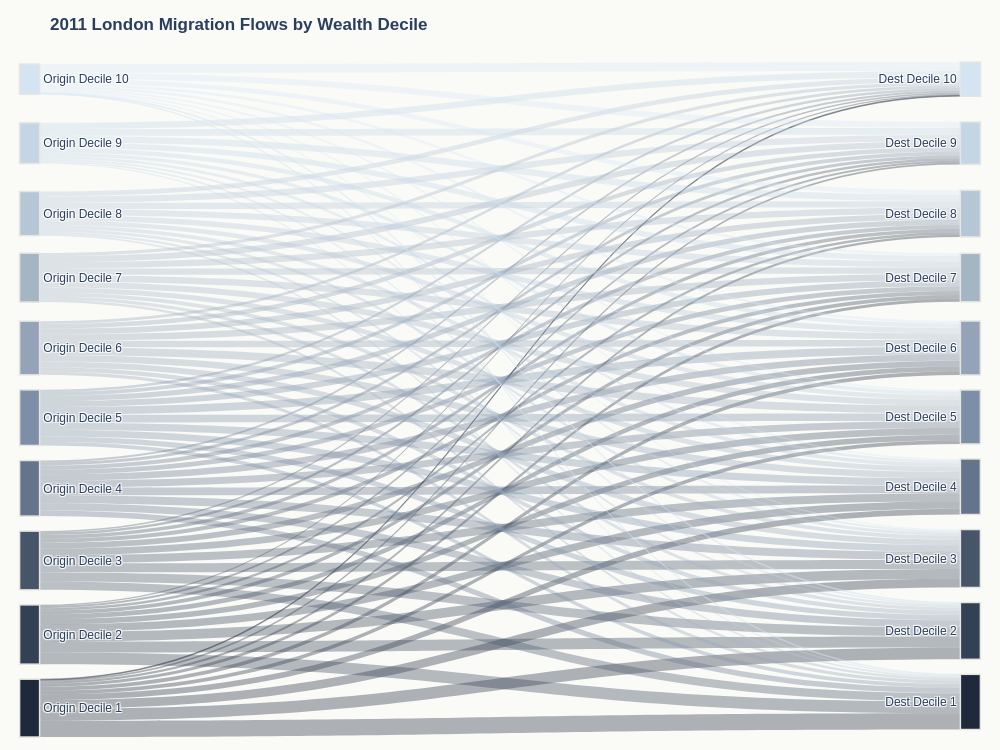
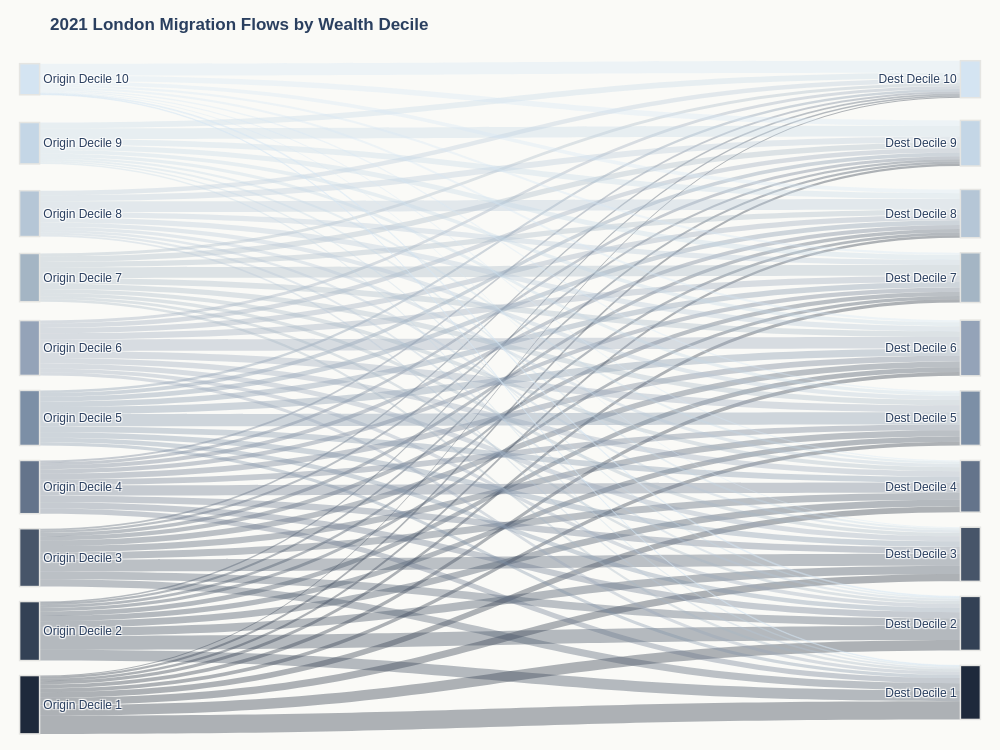

The notebook cell saved with these charts, in order:
### Code cell
def plot_styled_sankey(london_flow, count_col, title):
    """
    Generates a Plotly Sankey diagram styled to match the HTML dashboard.
    Forces Decile 10 to the top and Decile 1 to the bottom.
    """
    # 1. Aggregate actual migration volume
    flow_agg = london_flow.groupby(['Origin_Decile', 'Dest_Decile'])[count_col].sum().reset_index()
    
    # 2. Map nodes (0-9 for Origins, 10-19 for Destinations)
    flow_agg['source'] = flow_agg['Origin_Decile'].astype(int) - 1
    flow_agg['target'] = flow_agg['Dest_Decile'].astype(int) - 1 + 10
    
    # 3. Exact color palette from your HTML file (Decile 1 -> Decile 10)
    dec_colors_hex = [
        '#1e293b', '#334155', '#475569', '#64748b', '#7c8fa6', 
        '#94a3b8', '#a4b5c4', '#b5c6d6', '#c4d6e6', '#d4e4f2' 
    ]
    
    labels = [f"Origin Decile {i}" for i in range(1, 11)] + \
             [f"Dest Decile {i}" for i in range(1, 11)]
             
    node_colors = dec_colors_hex + dec_colors_hex
    
    # Helper function to convert Hex to RGBA for transparent links
    def hex_to_rgba(hex_color, alpha=0.35):
        rgb = mcolors.hex2color(hex_color)
        return f"rgba({int(rgb[0]*255)}, {int(rgb[1]*255)}, {int(rgb[2]*255)}, {alpha})"
        
    link_colors = [hex_to_rgba(dec_colors_hex[src]) for src in flow_agg['source']]

    # 4. Force Node Positions (Plotly coordinates: 0 is top/left, 1 is bottom/right)
    # Decile 1 (Index 0) at the bottom (y=1.0) and Decile 10 (Index 9) at the top (y=0.0)
    y_positions = [0.97, 0.86, 0.76, 0.65, 0.55, 0.45, 0.34, 0.24, 0.13, 0.03]
    
    # Duplicate for left side (origins) and right side (destinations)
    x_coords = [0.01] * 10 + [0.99] * 10
    y_coords = y_positions + y_positions

    # 5. Build the Sankey Diagram
    fig = go.Figure(data=[go.Sankey(
        arrangement="snap", # Tells Plotly to respect our manual x/y coordinates
        valueformat=",.0f",
        valuesuffix="<br>migrants",
        node=dict(
            pad=15,
            thickness=20,
            line=dict(color="#e5e5e2", width=1.5), 
            label=labels,
            color=node_colors,
            x=x_coords,
            y=y_coords
        ),
        link=dict(
            source=flow_agg['source'],
            target=flow_agg['target'],
            value=flow_agg[count_col],
            color=link_colors
        )
    )])

    # 6. Format layout to match HTML CSS
    fig.update_layout(
        title_text=title, 
        font_family="DM Sans, sans-serif", 
        font_size=12,
        height=750,
        width=1000,
        plot_bgcolor="#fafaf7",  
        paper_bgcolor="#fafaf7", 
        margin=dict(l=20, r=20, t=60, b=50) 
    )
    
    fig.show()
    return fig
    
click_js = """
// The element ID must match the div_id we set in write_html
var plot = document.getElementById('sankey-chart');

plot.on('plotly_click', function(data) {
    if(data.points.length > 0) {
        var pt = data.points[0];
        
        // Plotly returns different data depending on if you click a link (flow) or a node
        if (pt.hasOwnProperty('source')) {
            // User clicked a flow (link)
            var msg = 'Clicked Flow!\\n' +
                      'From: ' + pt.source.label + '\\n' +
                      'To: ' + pt.target.label + '\\n' +
                      'Migrants: ' + pt.value;
            alert(msg);
            console.log("Flow Data:", pt);
        } else {
            // User clicked a node (the vertical bars)
            alert('Clicked Node: ' + pt.label);
            console.log("Node Data:", pt);
        }
    }
});
"""

# ==========================================
# Generate Figure 2: 2011 OD Sankey
# ==========================================
fig_2011 = plot_styled_sankey(
    london_flow=london_flow_2011, 
    count_col='count', 
    title="<b>2011 London Migration Flows by Wealth Decile</b>"
)

# Save as an interactive webpage
fig_2011.write_html(
    OUTPUT_DIR / "london_migration_2011_clickable.html",
    div_id="sankey-chart",      # Give the plot div a specific ID
    post_script=click_js        # Inject the JavaScript
)

# Save as a static high-res image
fig_2011.write_image(OUTPUT_DIR / "london_migration_2011.png", scale=2)

# ==========================================
# Generate Figure 3: 2021 OD Sankey
# ==========================================
fig_2021 = plot_styled_sankey(
    london_flow=london_flow_2021, 
    count_col=COUNT_COL_2021, 
    title="<b>2021 London Migration Flows by Wealth Decile</b>"
)

fig_2021.write_html(
    OUTPUT_DIR / "london_migration_2021_clickable.html",
    div_id="sankey-chart",      # Give the plot div a specific ID
    post_script=click_js        # Inject the JavaScript
)
fig_2021.write_image(OUTPUT_DIR / "london_migration_2021.png", scale=2)

### Figure 1 — Plotly figure (JSON) as saved in the notebook; plotly's stock layout.template omitted (floating-point values rounded to 4 significant figures)
{"data": [{"arrangement": "snap", "link": {"color": ["rgba(30, 41, 59, 0.35)", "rgba(30, 41, 59, 0.35)", "rgba(30, 41, 59, 0.35)", "rgba(30, 41, 59, 0.35)", "rgba(30, 41, 59, 0.35)", "rgba(30, 41, 59, 0.35)", "rgba(30, 41, 59, 0.35)", "rgba(30, 41, 59, 0.35)", "rgba(30, 41, 59, 0.35)", "rgba(30, 41, 59, 0.35)", "rgba(51, 65, 85, 0.35)", "rgba(51, 65, 85, 0.35)", "rgba(51, 65, 85, 0.35)", "rgba(51, 65, 85, 0.35)", "rgba(51, 65, 85, 0.35)", "rgba(51, 65, 85, 0.35)", "rgba(51, 65, 85, 0.35)", "rgba(51, 65, 85, 0.35)", "rgba(51, 65, 85, 0.35)", "rgba(51, 65, 85, 0.35)", "rgba(71, 85, 105, 0.35)", "rgba(71, 85, 105, 0.35)", "rgba(71, 85, 105, 0.35)", "rgba(71, 85, 105, 0.35)", "rgba(71, 85, 105, 0.35)", "rgba(71, 85, 105, 0.35)", "rgba(71, 85, 105, 0.35)", "rgba(71, 85, 105, 0.35)", "rgba(71, 85, 105, 0.35)", "rgba(71, 85, 105, 0.35)", "rgba(100, 116, 139, 0.35)", "rgba(100, 116, 139, 0.35)", "rgba(100, 116, 139, 0.35)", "rgba(100, 116, 139, 0.35)", "rgba(100, 116, 139, 0.35)", "rgba(100, 116, 139, 0.35)", "rgba(100, 116, 139, 0.35)", "rgba(100, 116, 139, 0.35)", "rgba(100, 116, 139, 0.35)", "rgba(100, 116, 139, 0.35)", "rgba(124, 143, 166, 0.35)", "rgba(124, 143, 166, 0.35)", "rgba(124, 143, 166, 0.35)", "rgba(124, 143, 166, 0.35)", "rgba(124, 143, 166, 0.35)", "rgba(124, 143, 166, 0.35)", "rgba(124, 143, 166, 0.35)", "rgba(124, 143, 166, 0.35)", "rgba(124, 143, 166, 0.35)", "rgba(124, 143, 166, 0.35)", "rgba(148, 163, 184, 0.35)", "rgba(148, 163, 184, 0.35)", "rgba(148, 163, 184, 0.35)", "rgba(148, 163, 184, 0.35)", "rgba(148, 163, 184, 0.35)", "rgba(148, 163, 184, 0.35)", "rgba(148, 163, 184, 0.35)", "rgba(148, 163, 184, 0.35)", "rgba(148, 163, 184, 0.35)", "rgba(148, 163, 184, 0.35)", "rgba(164, 181, 196, 0.35)", "rgba(164, 181, 196, 0.35)", "rgba(164, 181, 196, 0.35)", "rgba(164, 181, 196, 0.35)", "rgba(164, 181, 196, 0.35)", "rgba(164, 181, 196, 0.35)", "rgba(164, 181, 196, 0.35)", "rgba(164, 181, 196, 0.35)", "rgba(164, 181, 196, 0.35)", "rgba(164, 181, 196, 0.35)", "rgba(181, 198, 214, 0.35)", "rgba(181, 198, 214, 0.35)", "rgba(181, 198, 214, 0.35)", "rgba(181, 198, 214, 0.35)", "rgba(181, 198, 214, 0.35)", "rgba(181, 198, 214, 0.35)", "rgba(181, 198, 214, 0.35)", "rgba(181, 198, 214, 0.35)", "rgba(181, 198, 214, 0.35)", "rgba(181, 198, 214, 0.35)", "rgba(196, 214, 230, 0.35)", "rgba(196, 214, 230, 0.35)", "rgba(196, 214, 230, 0.35)", "rgba(196, 214, 230, 0.35)", "rgba(196, 214, 230, 0.35)", "rgba(196, 214, 230, 0.35)", "rgba(196, 214, 230, 0.35)", "rgba(196, 214, 230, 0.35)", "rgba(196, 214, 230, 0.35)", "rgba(196, 214, 230, 0.35)", "rgba(212, 228, 242, 0.35)", "rgba(212, 228, 242, 0.35)", "rgba(212, 228, 242, 0.35)", "rgba(212, 228, 242, 0.35)", "rgba(212, 228, 242, 0.35)", "rgba(212, 228, 242, 0.35)", "rgba(212, 228, 242, 0.35)", "rgba(212, 228, 242, 0.35)", "rgba(212, 228, 242, 0.35)", "rgba(212, 228, 242, 0.35)"], "source": [0, 0, 0, 0, 0, 0, 0, 0, 0, 0, 1, 1, 1, 1, 1, 1, 1, 1, 1, 1, 2, 2, 2, 2, 2, 2, 2, 2, 2, 2, 3, 3, 3, 3, 3, 3, 3, 3, 3, 3, 4, 4, 4, 4, 4, 4, 4, 4, 4, 4, 5, 5, 5, 5, 5, 5, 5, 5, 5, 5, 6, 6, 6, 6, 6, 6, 6, 6, 6, 6, 7, 7, 7, 7, 7, 7, 7, 7, 7, 7, 8, 8, 8, 8, 8, 8, 8, 8, 8, 8, 9, 9, 9, 9, 9, 9, 9, 9, 9, 9], "target": [10, 11, 12, 13, 14, 15, 16, 17, 18, 19, 10, 11, 12, 13, 14, 15, 16, 17, 18, 19, 10, 11, 12, 13, 14, 15, 16, 17, 18, 19, 10, 11, 12, 13, 14, 15, 16, 17, 18, 19, 10, 11, 12, 13, 14, 15, 16, 17, 18, 19, 10, 11, 12, 13, 14, 15, 16, 17, 18, 19, 10, 11, 12, 13, 14, 15, 16, 17, 18, 19, 10, 11, 12, 13, 14, 15, 16, 17, 18, 19, 10, 11, 12, 13, 14, 15, 16, 17, 18, 19, 10, 11, 12, 13, 14, 15, 16, 17, 18, 19], "value": [24771, 17993, 13363, 8655, 5794, 5763, 4844, 3147, 2443, 1318, 17647, 16598, 14676, 11419, 8289, 7119, 5464, 4017, 3096, 1883, 12585, 13987, 13811, 12290, 10169, 8867, 6323, 5319, 3673, 2383, 8643, 10828, 12170, 11649, 10497, 9715, 7244, 6152, 4681, 3063, 5740, 8040, 10274, 10823, 11720, 11853, 9089, 7740, 5627, 3747, 5046, 6636, 8706, 9943, 11588, 9846, 9640, 8849, 7138, 4333, 3962, 4911, 5813, 7476, 9124, 10077, 9820, 9570, 8948, 4783, 2549, 3429, 4561, 5696, 7065, 8269, 8994, 9595, 9612, 7522, 2059, 2611, 3083, 4255, 5118, 6962, 8382, 9713, 10317, 9418, 973, 1454, 1773, 2312, 2765, 3649, 3960, 6806, 8977, 13334]}, "node": {"color": ["#1e293b", "#334155", "#475569", "#64748b", "#7c8fa6", "#94a3b8", "#a4b5c4", "#b5c6d6", "#c4d6e6", "#d4e4f2", "#1e293b", "#334155", "#475569", "#64748b", "#7c8fa6", "#94a3b8", "#a4b5c4", "#b5c6d6", "#c4d6e6", "#d4e4f2"], "label": ["Origin Decile 1", "Origin Decile 2", "Origin Decile 3", "Origin Decile 4", "Origin Decile 5", "Origin Decile 6", "Origin Decile 7", "Origin Decile 8", "Origin Decile 9", "Origin Decile 10", "Dest Decile 1", "Dest Decile 2", "Dest Decile 3", "Dest Decile 4", "Dest Decile 5", "Dest Decile 6", "Dest Decile 7", "Dest Decile 8", "Dest Decile 9", "Dest Decile 10"], "line": {"color": "#e5e5e2", "width": 1.5}, "pad": 15, "thickness": 20, "x": [0.01, 0.01, 0.01, 0.01, 0.01, 0.01, 0.01, 0.01, 0.01, 0.01, 0.99, 0.99, 0.99, 0.99, 0.99, 0.99, 0.99, 0.99, 0.99, 0.99], "y": [0.97, 0.86, 0.76, 0.65, 0.55, 0.45, 0.34, 0.24, 0.13, 0.03, 0.97, 0.86, 0.76, 0.65, 0.55, 0.45, 0.34, 0.24, 0.13, 0.03]}, "type": "sankey", "valueformat": ",.0f", "valuesuffix": "<br>migrants"}], "layout": {"font": {"family": "DM Sans, sans-serif", "size": 12}, "height": 750, "margin": {"b": 50, "l": 20, "r": 20, "t": 60}, "paper_bgcolor": "#fafaf7", "plot_bgcolor": "#fafaf7", "title": {"text": "<b>2011 London Migration Flows by Wealth Decile</b>"}, "width": 1000}}

### Figure 2 — Plotly figure (JSON) as saved in the notebook; plotly's stock layout.template omitted (floating-point values rounded to 4 significant figures)
{"data": [{"arrangement": "snap", "link": {"color": ["rgba(30, 41, 59, 0.35)", "rgba(30, 41, 59, 0.35)", "rgba(30, 41, 59, 0.35)", "rgba(30, 41, 59, 0.35)", "rgba(30, 41, 59, 0.35)", "rgba(30, 41, 59, 0.35)", "rgba(30, 41, 59, 0.35)", "rgba(30, 41, 59, 0.35)", "rgba(30, 41, 59, 0.35)", "rgba(30, 41, 59, 0.35)", "rgba(51, 65, 85, 0.35)", "rgba(51, 65, 85, 0.35)", "rgba(51, 65, 85, 0.35)", "rgba(51, 65, 85, 0.35)", "rgba(51, 65, 85, 0.35)", "rgba(51, 65, 85, 0.35)", "rgba(51, 65, 85, 0.35)", "rgba(51, 65, 85, 0.35)", "rgba(51, 65, 85, 0.35)", "rgba(51, 65, 85, 0.35)", "rgba(71, 85, 105, 0.35)", "rgba(71, 85, 105, 0.35)", "rgba(71, 85, 105, 0.35)", "rgba(71, 85, 105, 0.35)", "rgba(71, 85, 105, 0.35)", "rgba(71, 85, 105, 0.35)", "rgba(71, 85, 105, 0.35)", "rgba(71, 85, 105, 0.35)", "rgba(71, 85, 105, 0.35)", "rgba(71, 85, 105, 0.35)", "rgba(100, 116, 139, 0.35)", "rgba(100, 116, 139, 0.35)", "rgba(100, 116, 139, 0.35)", "rgba(100, 116, 139, 0.35)", "rgba(100, 116, 139, 0.35)", "rgba(100, 116, 139, 0.35)", "rgba(100, 116, 139, 0.35)", "rgba(100, 116, 139, 0.35)", "rgba(100, 116, 139, 0.35)", "rgba(100, 116, 139, 0.35)", "rgba(124, 143, 166, 0.35)", "rgba(124, 143, 166, 0.35)", "rgba(124, 143, 166, 0.35)", "rgba(124, 143, 166, 0.35)", "rgba(124, 143, 166, 0.35)", "rgba(124, 143, 166, 0.35)", "rgba(124, 143, 166, 0.35)", "rgba(124, 143, 166, 0.35)", "rgba(124, 143, 166, 0.35)", "rgba(124, 143, 166, 0.35)", "rgba(148, 163, 184, 0.35)", "rgba(148, 163, 184, 0.35)", "rgba(148, 163, 184, 0.35)", "rgba(148, 163, 184, 0.35)", "rgba(148, 163, 184, 0.35)", "rgba(148, 163, 184, 0.35)", "rgba(148, 163, 184, 0.35)", "rgba(148, 163, 184, 0.35)", "rgba(148, 163, 184, 0.35)", "rgba(148, 163, 184, 0.35)", "rgba(164, 181, 196, 0.35)", "rgba(164, 181, 196, 0.35)", "rgba(164, 181, 196, 0.35)", "rgba(164, 181, 196, 0.35)", "rgba(164, 181, 196, 0.35)", "rgba(164, 181, 196, 0.35)", "rgba(164, 181, 196, 0.35)", "rgba(164, 181, 196, 0.35)", "rgba(164, 181, 196, 0.35)", "rgba(164, 181, 196, 0.35)", "rgba(181, 198, 214, 0.35)", "rgba(181, 198, 214, 0.35)", "rgba(181, 198, 214, 0.35)", "rgba(181, 198, 214, 0.35)", "rgba(181, 198, 214, 0.35)", "rgba(181, 198, 214, 0.35)", "rgba(181, 198, 214, 0.35)", "rgba(181, 198, 214, 0.35)", "rgba(181, 198, 214, 0.35)", "rgba(181, 198, 214, 0.35)", "rgba(196, 214, 230, 0.35)", "rgba(196, 214, 230, 0.35)", "rgba(196, 214, 230, 0.35)", "rgba(196, 214, 230, 0.35)", "rgba(196, 214, 230, 0.35)", "rgba(196, 214, 230, 0.35)", "rgba(196, 214, 230, 0.35)", "rgba(196, 214, 230, 0.35)", "rgba(196, 214, 230, 0.35)", "rgba(196, 214, 230, 0.35)", "rgba(212, 228, 242, 0.35)", "rgba(212, 228, 242, 0.35)", "rgba(212, 228, 242, 0.35)", "rgba(212, 228, 242, 0.35)", "rgba(212, 228, 242, 0.35)", "rgba(212, 228, 242, 0.35)", "rgba(212, 228, 242, 0.35)", "rgba(212, 228, 242, 0.35)", "rgba(212, 228, 242, 0.35)", "rgba(212, 228, 242, 0.35)"], "source": [0, 0, 0, 0, 0, 0, 0, 0, 0, 0, 1, 1, 1, 1, 1, 1, 1, 1, 1, 1, 2, 2, 2, 2, 2, 2, 2, 2, 2, 2, 3, 3, 3, 3, 3, 3, 3, 3, 3, 3, 4, 4, 4, 4, 4, 4, 4, 4, 4, 4, 5, 5, 5, 5, 5, 5, 5, 5, 5, 5, 6, 6, 6, 6, 6, 6, 6, 6, 6, 6, 7, 7, 7, 7, 7, 7, 7, 7, 7, 7, 8, 8, 8, 8, 8, 8, 8, 8, 8, 8, 9, 9, 9, 9, 9, 9, 9, 9, 9, 9], "target": [10, 11, 12, 13, 14, 15, 16, 17, 18, 19, 10, 11, 12, 13, 14, 15, 16, 17, 18, 19, 10, 11, 12, 13, 14, 15, 16, 17, 18, 19, 10, 11, 12, 13, 14, 15, 16, 17, 18, 19, 10, 11, 12, 13, 14, 15, 16, 17, 18, 19, 10, 11, 12, 13, 14, 15, 16, 17, 18, 19, 10, 11, 12, 13, 14, 15, 16, 17, 18, 19, 10, 11, 12, 13, 14, 15, 16, 17, 18, 19, 10, 11, 12, 13, 14, 15, 16, 17, 18, 19, 10, 11, 12, 13, 14, 15, 16, 17, 18, 19], "value": [27733, 15838, 11192, 8630, 5710, 5967, 4863, 3731, 3283, 1617, 16251, 21064, 12368, 10155, 7649, 7172, 5236, 4163, 3453, 2039, 11004, 11714, 18509, 10631, 9529, 8612, 6141, 5330, 3607, 2721, 7762, 9451, 10209, 15800, 8818, 8797, 6699, 5954, 4363, 2947, 4973, 6737, 8421, 8808, 18568, 10835, 8392, 7234, 5693, 3883, 4777, 5707, 7659, 8331, 10631, 17519, 9262, 8009, 7006, 4382, 3668, 4430, 5271, 6047, 8045, 8568, 16279, 8166, 8196, 4577, 2746, 3227, 4078, 4887, 6490, 7919, 7830, 16327, 9050, 7051, 2058, 2406, 2866, 3443, 4914, 5965, 7412, 8605, 16401, 8808, 1014, 1475, 1616, 1889, 2478, 3171, 3512, 5732, 8200, 18146]}, "node": {"color": ["#1e293b", "#334155", "#475569", "#64748b", "#7c8fa6", "#94a3b8", "#a4b5c4", "#b5c6d6", "#c4d6e6", "#d4e4f2", "#1e293b", "#334155", "#475569", "#64748b", "#7c8fa6", "#94a3b8", "#a4b5c4", "#b5c6d6", "#c4d6e6", "#d4e4f2"], "label": ["Origin Decile 1", "Origin Decile 2", "Origin Decile 3", "Origin Decile 4", "Origin Decile 5", "Origin Decile 6", "Origin Decile 7", "Origin Decile 8", "Origin Decile 9", "Origin Decile 10", "Dest Decile 1", "Dest Decile 2", "Dest Decile 3", "Dest Decile 4", "Dest Decile 5", "Dest Decile 6", "Dest Decile 7", "Dest Decile 8", "Dest Decile 9", "Dest Decile 10"], "line": {"color": "#e5e5e2", "width": 1.5}, "pad": 15, "thickness": 20, "x": [0.01, 0.01, 0.01, 0.01, 0.01, 0.01, 0.01, 0.01, 0.01, 0.01, 0.99, 0.99, 0.99, 0.99, 0.99, 0.99, 0.99, 0.99, 0.99, 0.99], "y": [0.97, 0.86, 0.76, 0.65, 0.55, 0.45, 0.34, 0.24, 0.13, 0.03, 0.97, 0.86, 0.76, 0.65, 0.55, 0.45, 0.34, 0.24, 0.13, 0.03]}, "type": "sankey", "valueformat": ",.0f", "valuesuffix": "<br>migrants"}], "layout": {"font": {"family": "DM Sans, sans-serif", "size": 12}, "height": 750, "margin": {"b": 50, "l": 20, "r": 20, "t": 60}, "paper_bgcolor": "#fafaf7", "plot_bgcolor": "#fafaf7", "title": {"text": "<b>2021 London Migration Flows by Wealth Decile</b>"}, "width": 1000}}
